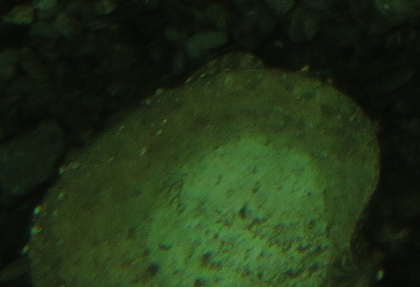
%> input picture tp/1892xx.png, 420 x 287 px, shrunk from 684 x 468 before the run
$ octave --eval "result = paper(imread('1892xx.png'));"   (GNU Octave 9; MATLAB toolbox functions it lacks are replaced by stand-ins)
%> lines starting %> are read from the running program, lines starting %| are printed output that depends on the picture
### tp/partirVectorEn.m
function [vectorDeHistogramas] = partirVectorEn( vectorDeEntrada, k )
vector = transpose(vectorDeEntrada);
[filas, columnas] = size(vector);
columnas = uint16(columnas);
tamanoDeCadaVector = uint16( ceil( columnas / k ) );
indiceEnVectorDeSalida = 1;
vectorDeHistogramas = cell(1, k);
for indice = 1 : tamanoDeCadaVector : columnas
    nuevoV = zeros(1, columnas);
    if indice + tamanoDeCadaVector <= columnas
        nuevoV( indice : (indice + tamanoDeCadaVector - 1) ) = vector ( indice : (indice + tamanoDeCadaVector - 1) );
    else
        nuevoV( indice : columnas ) = vector (indice : columnas );
    end
    figure, bar(nuevoV), title('histo intermedio');
    vectorDeHistogramas{indiceEnVectorDeSalida} = nuevoV;
    indiceEnVectorDeSalida = indiceEnVectorDeSalida + 1;
end
end

### tp/histogramaFinal.m
function [h] = histogramaFinal(vectorDeHistogramas)
[filas, columnas] = size(vectorDeHistogramas);
h = zeros(256);
alpha = 2;
betha = 2;
for i = 1 : 1 : 256
    for k = 1 : 1 : columnas
        acum = 0;
        for j = 1 : 1 : columnas
            acum = acum + dameW_k( vectorDeHistogramas{j}, i );
        end
        h_k_t = histograma_t_k( vectorDeHistogramas{k}, alpha, betha );
        h(i) = h(i) + ( ( dameW_k( vectorDeHistogramas{k}, i ) / acum ) *  ( h_k_t(i) ) );
    end
end
end

% [35 lines left out: functions histogramaUniforme, posicionPrimerYUltimoGris, dameU_k, dameO_k, not called in this run]

function [w_k] = dameW_k(h, i)
w_k = exp( - ( ( ( double(i) - dameU_k(h) ) ^ 2 ) / ( 2.0 * ( dameO_k(h) ^ 2 ) ) ) );
end

% [6 lines left out: function histograma_t_k, not called in this run]

### tp/paper.m
function [imagenTransformada] = paper(imagen)
imagenEnHsv = rgb2hsv(imagen);
%> imagenEnHsv: size 287x420x3 double; mean H, S, V 0.267, 0.512, 0.193
canalV = imagenEnHsv(:, :, 3);
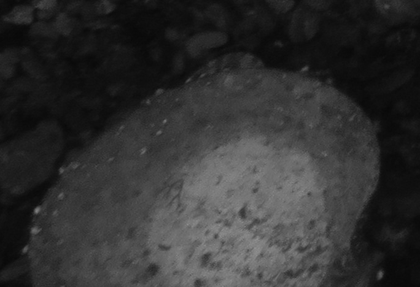
%> canalV: size 287x420 double; min 0.0314, max 0.565, mean 0.193
histogramaV = imhist(canalV);
%> histogramaV = 256 values, max 4827 at index 17, min 0 at index 1, mean 470.9
figure, bar(histogramaV);

vectorDeHistogramas = partirVectorEn( histogramaV, 3 );
%> in partirVectorEn, `vector = transpose(vectorDeEntrada);`: vector has the same summary as histogramaV in paper
%> after the loop in partirVectorEn, `for indice = 1 : tamanoDeCadaVector : columnas`: nuevoV = 256 values from 0 to 0; vectorDeHistogramas = 4 items
%> vectorDeHistogramas = 4 items
h = histogramaFinal(vectorDeHistogramas);
%> in histogramaFinal, `[filas, columnas] = size(vectorDeHistogramas);`: columnas = 4
figure, bar(h), title('histograma final');
canalVTrasnformado = especificacionHistograma(canalV, h);
imagenEnHsv(:, :, 3) = canalVTrasnformado;
imagenTransformada = hsv2rgb(imagenEnHsv);
figure, imshow(imagen), title('imagen original');
figure, imshow(imagenTransformada), title('imagen final');
end
%> (the run ends here)
